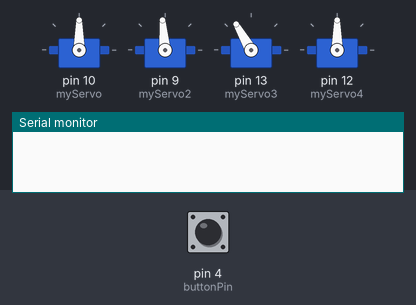
This sketch was run on a simulated Arduino Uno, built with avr-gcc and run on an emulated ATmega328P. On the bench: 4 × servo, the last lines printed to the serial monitor. The test bench sets the inputs (shaded band); at power-on: pin 4 (buttonPin) HIGH.

Above: at 1.2 s.
1.3 s: pin 4 (buttonPin) pulled LOW for 0.15 s
At 2.55 s:
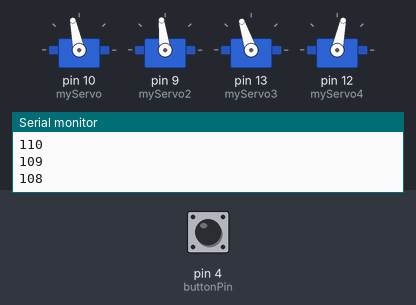
At 8.8 s:
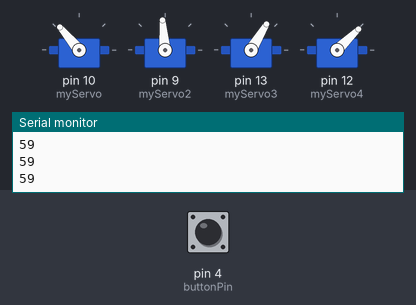
Timing chart, 0 to 21.0 s (numbered marks = the images above; inputs shaded):
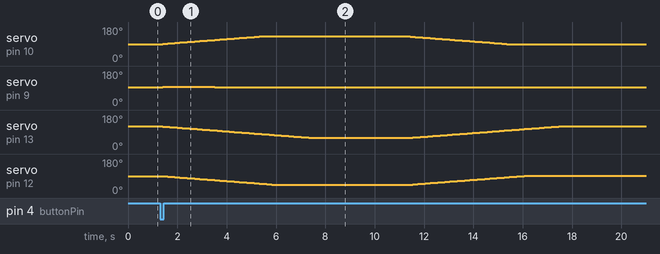

The sketch:

code.ino
```cpp
//import the servo code

#include <Servo.h>

//naming the servos

Servo myServo;
Servo myServo2;
Servo myServo3;
Servo myServo4;
Servo myServo5;

//creates/defines the angles that each joint of the arm/claw move to/from

int restAngle1 = 90;
int moveAngle1 = 130;
int Angle1 = 90;
int restAngle2 = 95;
int moveAngle2 = 97;
int undoAngle2 = 93;
int restAngle3 = 120;
int moveAngle3 = 60;
int Angle3 = 120;
int restAngle4 = 90;
int moveAngle4 = 45;
int Angle4 = 90;
int restAngle5 = 90;
int moveAngle5 = 45;
int Angle5 = 90;

//sets up the for loop variables as well as the button variables

int i = 0;
bool button = HIGH;
bool previous = HIGH;
int pause = 0;
int buttonPin = 4;

void setup() {

   Serial.begin(9600); // sets up the serial moniter
   pinMode(buttonPin, INPUT_PULLUP); //changes the pinmode for the button pin to input and pullup which makes the pin rest at HIGH and when the circuit is complete it changes to LOW

  //atatches the servos to pin on the arduino uno

  myServo.attach(10);
  myServo2.attach(9);
  myServo3.attach(13);
  myServo4.attach(12);

  //moves the servos to there rest position

  myServo4.write(restAngle4);
  myServo3.write(restAngle3);
  myServo2.write(restAngle2);
  myServo.write(restAngle1);
}
void loop() {
  button = digitalRead(buttonPin); //button variable changes to the imput on the buttonpin
  if (button == LOW && previous == HIGH){ //if the button is pressed then the code runs
    for  (i ; i <100; i +=1){
      Serial.println(Angle3);
      myServo.write(Angle1);
      myServo3.write(Angle3);
      myServo4.write(Angle4);
      delay(100);
      if (Angle1 < moveAngle1) {
        Angle1 += 1;
      }
      if (i <= 20) {
        myServo2.write(moveAngle2);
      }
      else {
        myServo2.write(restAngle2);
      }
      if (Angle3 >= moveAngle3) {
        Angle3 -= 1;
      }
      if (Angle4 >= moveAngle4) {
        Angle4 -= 1;
      }
    }
    for  (i ; i > 0; i -=1){
      Serial.println(Angle3);
      myServo.write(Angle1);
      myServo3.write(Angle3);
      myServo4.write(Angle4);
      delay(100);
      if (Angle1 >= restAngle1) {
        Angle1 -= 1;
      }
      if (i >= 20) {
        myServo2.write(undoAngle2);
      }
      else {
        myServo2.write(restAngle2);
      }
      if (Angle3 <= restAngle3) {
        Angle3 += 1;
      }
      if (Angle4 <= restAngle4) {
        Angle4 += 1;
      }
   }
  }
  previous = button; //ensures that the code doesn't break if the button is held
}
```

Measured:
- after the input at 1.3 s, servo on pin 10 (myServo): rises from 90° to 130° in 3.9 s, then falls to 89° in 10.1 s; servo on pin 9 (myServo2): 95° → 97° after 0.10 s, → 95° 2.1 s later, → 93° 7.9 s later, → 95° 8.1 s later
